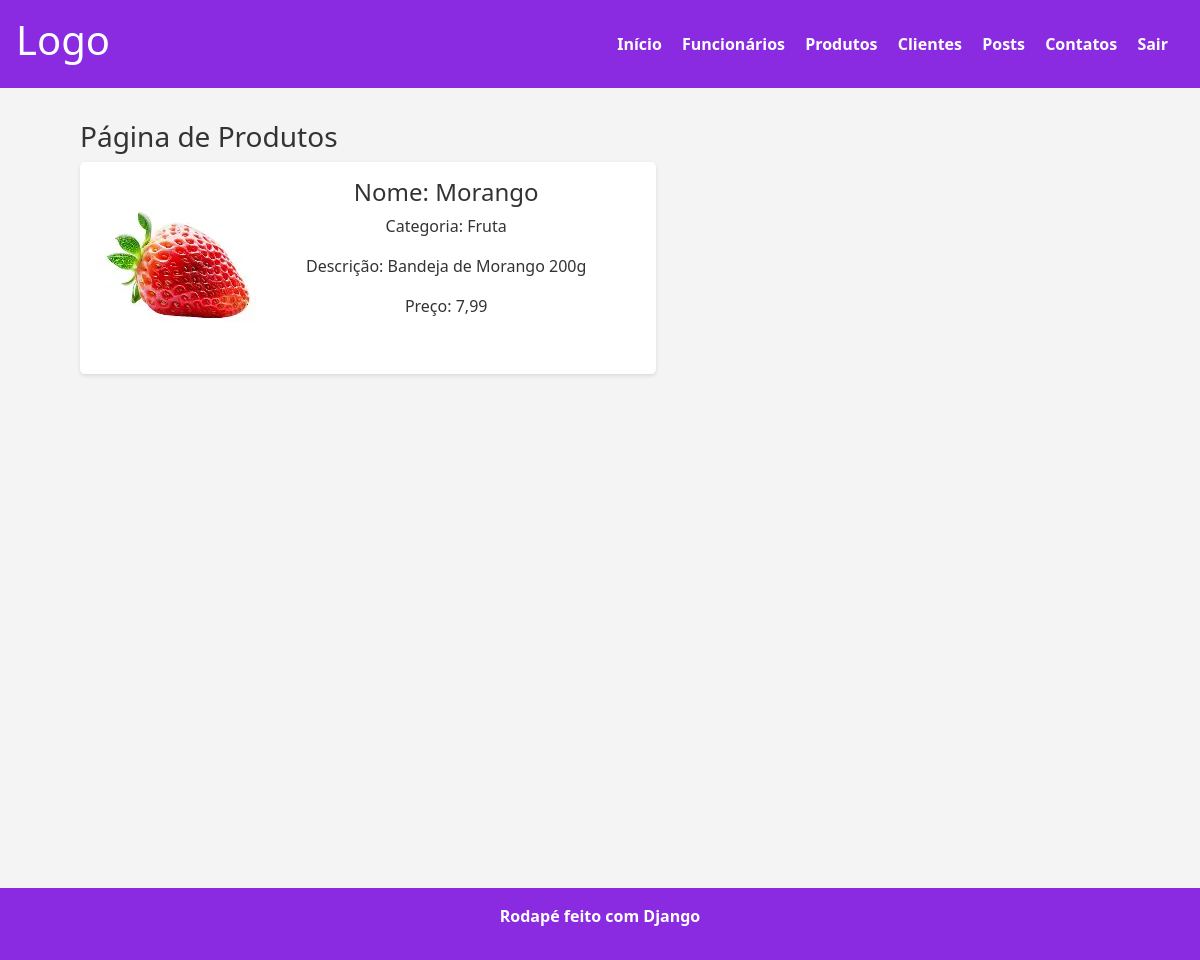
The page /produtos/ (signed in) on the database its author committed.
### rh/models.py (models this page shows)
class Produto(models.Model):
    foto = models.ImageField(null=True, blank=True)
    nome = models.CharField(max_length=100)
    categoria = models.CharField(max_length=100)
    descricao= models.CharField(max_length=500)
    preco = models.FloatField(max_length=20)

### rh/views.py (the view)
# urls.py: path('produtos/',views.produtos, name='produtos'),
@login_required
def produtos(request):
    produtos  = Produto.objects.all()
    context = {'produtos': produtos}
    return render(request,'produtos.html',context)

### rh/templates/produtos.html (shortened to what this page needs)
{% extends "base.html" %}
{% block content %}
    <h3>Página de Produtos</h3>
    {% for produto in produtos %}
    <section class="card-produtos">
        <img src="{{ produto.foto.url }}" alt="Foto de {{produto.nome}}">
        <div class="info-funcionario">
            <h4>Nome: {{produto.nome}}</h4>
            <p>Categoria: {{produto.categoria}} </p>
            <p>Descrição: {{produto.descricao}} </p>
            <p>Preço: {{produto.preco}}</p>
        </div>
    </section>
    {%endfor%}
{% endblock %}

### static/css/style.css (style rules this page uses)
* { margin:0; padding: 0; box-sizing: border-box; }
body { background-color: #f4f4f4; color: #333; display: flex; flex-direction: column; font-size: 16px; }
.card-funcionario, .card-produtos, .card-cliente { display:flex; width: 36rem; background-color: #fff; padding: 1rem; margin-bottom: 1rem; border-radius: 5px; box-shadow: 0 2px 4px rgba(0,0,0,0.1); }
.info-funcionario { display: flex; flex-direction: column; align-items: center; margin-left: 2rem; }

### rows shown on the page
Produto: foto (picture), nome "Morango", categoria "Fruta", descricao "Bandeja de Morango 200g", preco "7,99"
